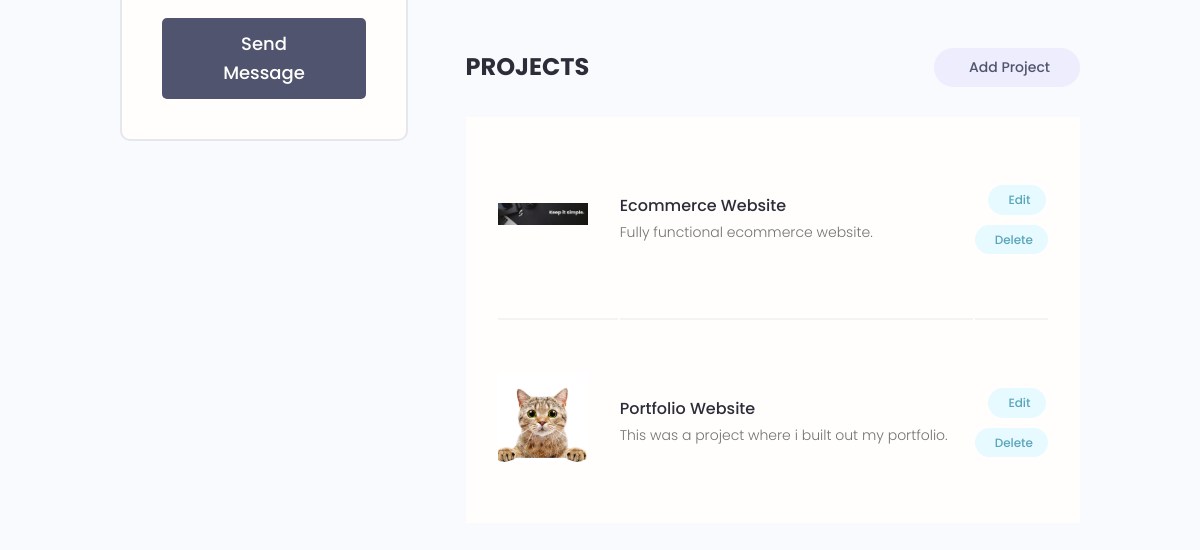
/account/ (signed in, lower part), run on an earlier commit of the app's database.
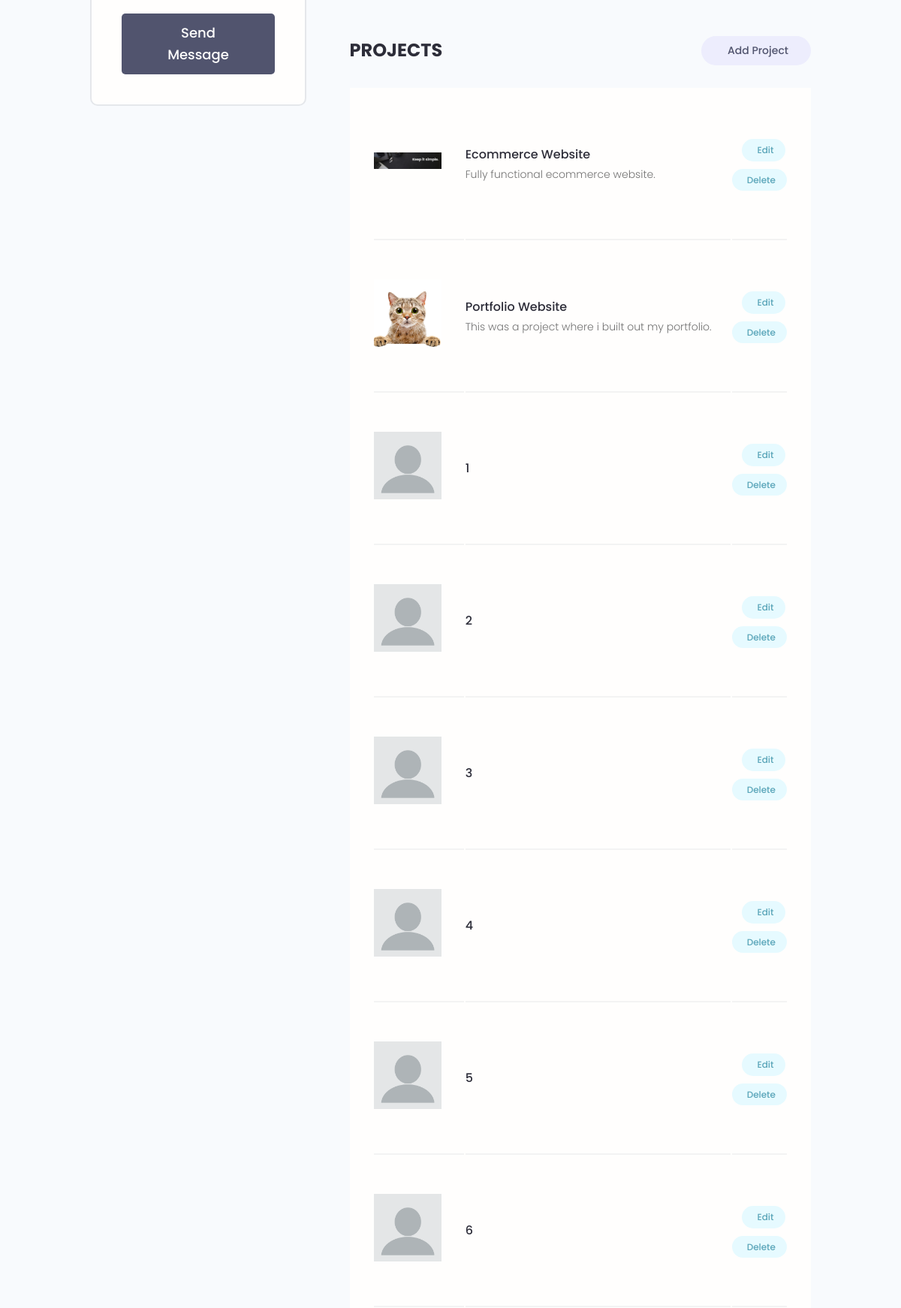
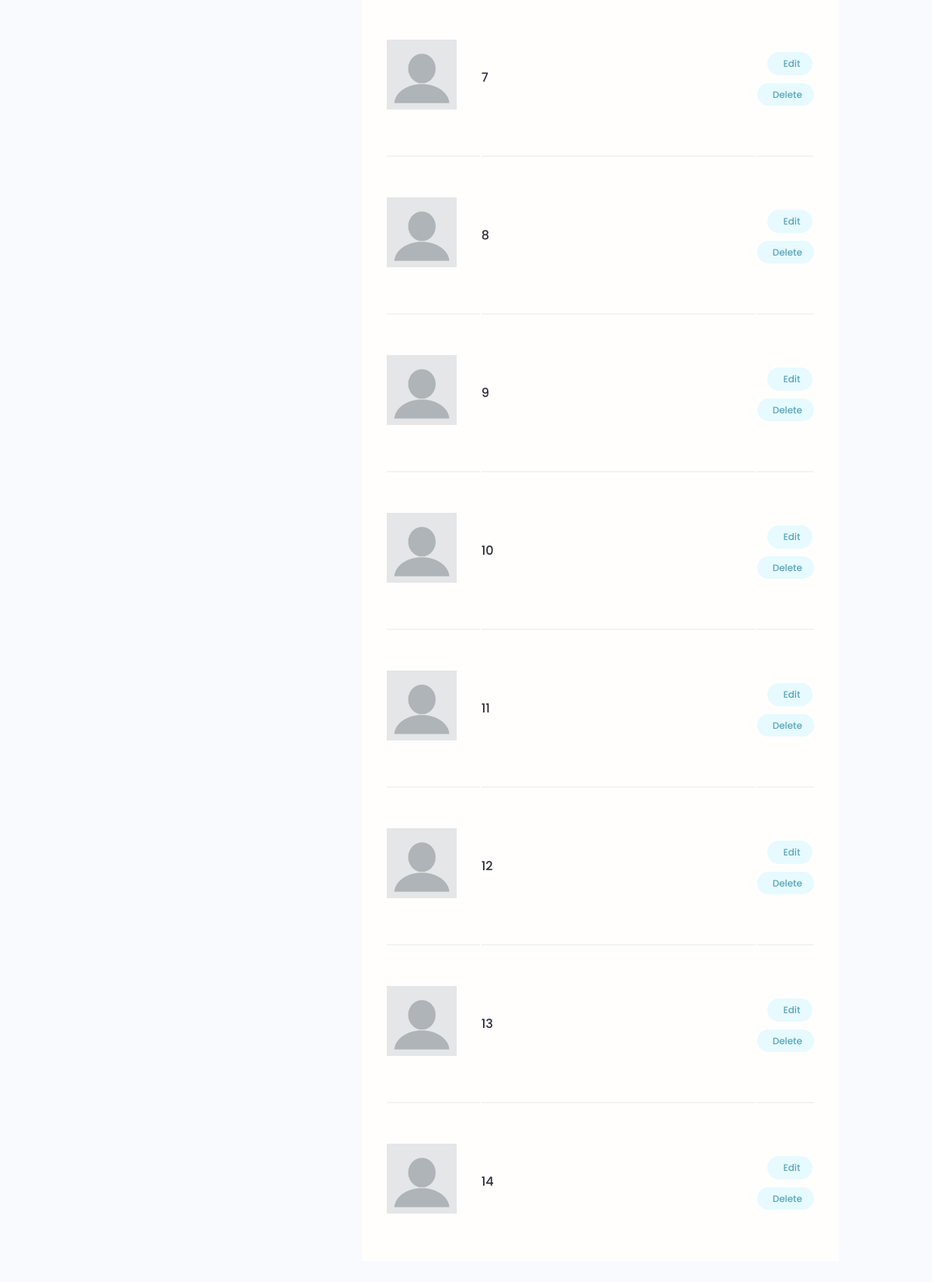
And on a later commit of the database (2 pictures, top to bottom).
### projects/models.py (models this page shows, shortened)
class Project(models.Model):
    owner = models.ForeignKey(Profile, null=True, blank=True, on_delete=models.CASCADE)
    title = models.CharField(max_length=200)
    description = models.TextField(null=True, blank=True)
    featured_image = models.ImageField(null=True, blank=True, default='blank.png')
    demo_link = models.CharField(max_length=2000, null=True, blank=True)
    source_link = models.CharField(max_length=2000, null=True, blank=True)
    tags = models.ManyToManyField('Tag', blank=True)
    vote_total = models.IntegerField(default=0, null=True, blank=True)
    vote_ratio = models.IntegerField(default=0, null=True, blank=True)
    created = models.DateTimeField(auto_now_add=True)
    id = models.UUIDField(default=uuid.uuid4, unique=True, primary_key=True, editable=False)

### users/views.py (the view)
# urls.py: path("account/", views.user_account, name="account"),
@login_required(login_url='login')
def user_account(request):
    profile = request.user.profile
    skills = profile.skill_set.all()
    projects = profile.project_set.all()
    context = {
        'profile': profile,
        'skills': skills,
        'projects': projects
    }
    return render(request, 'users/account.html', context)

### users/templates/users/account.html (shortened to what this page needs)
{% extends 'main.html' %}
{% block content %}
    <main class="settingsPage profile my-md">
        <div class="container">
            <div class="layout">
                <div class="column column--1of3">
                    <div class="card text-center">
                        <div class="card__body dev">
                                                        <a href="#" class="btn btn--sub btn--lg">Send Message </a>
                        </div>
                    </div>
                </div>
                <div class="column column--2of3">
                    <div class="settings">
                        <h3 class="settings__title">Projects</h3>
                        <a class="tag tag--pill tag--sub settings__btn tag--lg" href="{% url 'create-project' %}"> Add
                            Project</a>
                    </div>
                    <table class="settings__table">
                        {% for project in projects %}
                        <tr>
                            <td class="settings__thumbnail">
                                <a href="{% url 'project' project.id %}"><img src="{{ project.featured_image.url }}" alt="Project Thumbnail"/></a>
                            </td>
                            <td class="settings__tableInfo">
                                <a href="{% url 'project' project.id %}">{{ project.title }}</a>
                                <p>
                                    {{ project.description }}
                                </p>
                            </td>
                            <td class="settings__tableActions">
                                <a class="tag tag--pill tag--main settings__btn" href="{% url 'update-project' project.id %}">
                                    Edit</a>
                                <a class="tag tag--pill tag--main settings__btn" href="{% url 'delete-project' project.id %}?next=/account/">
                                    Delete</a>
                            </td>
                        </tr>
                        {% endfor %}
                    </table>
                </div>
            </div>
        </div>
    </main>
{% endblock %}

### templates/main.html (shortened to what this page needs)
{% load static %}
<!doctype html>
<html lang="en">
<head>
    <link rel="stylesheet" href="https://cdn.iconmonstr.com/1.3.0/css/iconmonstr-iconic-font.min.css"/>
    <link rel="stylesheet" href="{% static 'uikit/styles/uikit.css' %}"/>
    <link rel="stylesheet" href="{% static 'styles/app.css' %}"/>
</head>
<body>
{% block content %}
{% endblock %}
</body>
</html>

### templates/navbar.html (shortened to what this page needs)
{% load static %}

### static/styles/app.css (style rules this page uses)
:root { --color-sub: #2d2d39; }
.btn--sub { background-color: var(--color-sub-light); }
.card { border: 2px solid var(--color-light); }
img { width: 100%; }
.profile .card > .dev { padding: 4rem; }
.settings { display: flex; justify-content: space-between; align-items: center; }
.settings__title { font-size: 2.4rem; text-transform: uppercase; font-weight: 700; color: var(--color-sub); }
.settings__table { margin-top: 3rem; margin-bottom: 5rem; padding: 0 3rem; background: var(--color-white); }
.settings__table tr { width: 100%; }
.settings__table tr > td { padding: 2rem 0; }
.settings__table tr:not(:last-child) td { border-bottom: 2px solid var(--color-white-light); }
.settings__thumbnail { width: 23%; min-width: 10rem; }
.settings__thumbnail img { padding-right: 3rem; height: 15rem; object-fit: contain; }
.settings__tableInfo { width: 100%; }
.settings__tableInfo h4, .settings__tableInfo a { padding-right: 1rem; width: auto; font-size: 1.6rem; font-weight: 500; color: var(--color-sub); }
.settings__tableInfo p { font-size: 1.4rem; }
.settings__tableActions { text-align: right; }

### static/uikit/styles/modules/_variables.css (style rules this page uses)
:root { --color-main: #5aa5b9; --color-main-light: #e6faff; --color-sub: #3f4156; --color-sub-light: #51546e; --color-sub-lighter: #ededfd; --color-text: #737373; --color-gray: #8b8b8b; --color-light: #e5e7eb; --color-light-gray: #767676; --color-bg: #f8fafd; --color-white: #fffefd; --color-white-light: #f3f3f3; --color-success: #359e64; --color-success-bg: #def8e8; --color-error: #fc4b0b; --color-error-bg: #fff2ee; --font-base: 'Poppins', arial, helvetica, 'Segoe UI', roboto, ubuntu, sans-serif; --font-monospace: 'Fira Code', 'Courier New', courier, monospace; --font-regular: 300; --font-medium: 500; --font-bold: 700; --generic-shadow: 1px 1px 5px #00000010; --generic-transition: all 0.3s ease-in-out; }

### static/uikit/styles/modules/_base.css (style rules this page uses)
* { margin: 0; padding: 0; box-sizing: border-box; text-rendering: optimizeLegibility; color: inherit; font-size: inherit; }
html { font-size: 50%; }
@media only screen and (min-width: 480px) { html { font-size: 56.25%; } }
@media only screen and (min-width: 1200px) { html { font-size: 62.5%; } }
body { line-height: 1.6; font-weight: 400; font-size: 1.5rem; color: var(--color-text); background-color: var(--color-bg); min-height: 100vh; }

### static/uikit/styles/modules/_typography.css (style rules this page uses)
* { font-family: var(--font-base); }
h3 { font-size: 3.2rem; font-weight: var(--font-medium); }
p, span, strong { font-size: 1.6rem; color: var(--color-text); font-weight: var(--font-regular); }
a { padding-bottom: 2px; text-decoration: none; display: inline-block; color: var(--color-main); font-weight: var(--font-medium); }

### static/uikit/styles/modules/_utilities.css (style rules this page uses)
.container { width: 92%; max-width: 165rem; margin: 0 auto; box-sizing: border-box; }
@media screen and (min-width: 1000px) { .container { width: 90%; } }
@media screen and (min-width: 1200px) { .container { width: 80%; } }
.text-center { text-align: center; }
.my-md { margin: 3rem auto; }

### static/uikit/styles/modules/_button.css (style rules this page uses)
.btn { display: inline-block; position: relative; cursor: pointer; background-color: var(--color-light); font-weight: var(--font-medium); color: var(--color-sub); text-decoration: none; padding: 1rem 2rem; border-radius: 0.5rem; border: none; width: -webkit-fit-content; width: -moz-fit-content; width: fit-content; height: -webkit-fit-content; height: -moz-fit-content; height: fit-content; font-size: 1.6rem; outline-width: 0; outline-color: transparent; -webkit-backface-visibility: hidden; backface-visibility: hidden; transition: all 0.3s ease-in-out; }
.btn--sub { background-color: var(--color-sub); color: var(--color-white); }
.btn--lg { font-size: 1.8rem; padding: 1.2rem 4.5rem; }

### static/uikit/styles/modules/_card.css (style rules this page uses)
.card { border-radius: 1rem; background-color: var(--color-white); border: 1.5px solid var(--color-light); width: auto; height: auto; margin-top: 0.5rem; margin-bottom: 0.5rem; overflow: hidden; }
.card__body, .card__header { padding: 2rem 2.5rem; }

### static/uikit/styles/modules/_layout.css (style rules this page uses)
.layout { display: flex; flex-flow: row wrap; justify-content: space-between; }
.layout > .column { margin-bottom: 3rem; }
.layout > .column.column--1of3 { flex-basis: 30%; }
.layout > .column.column--2of3 { flex-basis: 64%; }

What changed in the data, as far as the page shows it:
added Project: featured_image (placeholder picture), title "1"
added Project: featured_image (placeholder picture), title "2"
added Project: featured_image (placeholder picture), title "3"
added Project: featured_image (placeholder picture), title "4"
added Project: featured_image (placeholder picture), title "5"
added Project: featured_image (placeholder picture), title "6"
added Project: featured_image (placeholder picture), title "7"
added Project: featured_image (placeholder picture), title "8"
added Project: featured_image (placeholder picture), title "9"
added Project: featured_image (placeholder picture), title "10"
added Project: featured_image (placeholder picture), title "11"
added Project: featured_image (placeholder picture), title "12"
added Project: featured_image (placeholder picture), title "13"
added Project: featured_image (placeholder picture), title "14"
